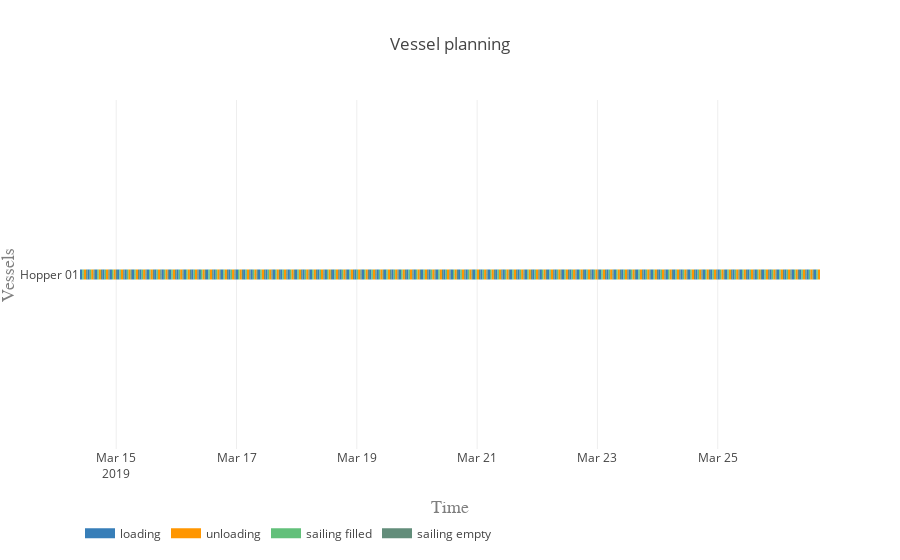

Notebook source saved alongside this figure:
### Markdown cell above
#### Vessel planning

### Code cell
vessels = [hopper]

activities = ['loading', 'unloading', 'sailing filled', 'sailing empty']
colors = {0:'rgb(55,126,184)', 1:'rgb(255,150,0)', 2:'rgb(98, 192, 122)', 3:'rgb(98, 141, 122)'}

plot.vessel_planning(vessels, activities, colors)

### Figure 1 — Plotly figure (JSON) as saved in the notebook; plotly's stock layout.template omitted (floating-point values rounded to 4 significant figures; data arrays with more than 128 entries replaced by an {"elided": "..."} marker saying what was removed)
{"data": [{"connectgaps": false, "hoverinfo": "y+name", "line": {"color": "rgb(55,126,184)", "width": 10}, "mode": "lines", "name": "loading", "type": "scatter", "uid": "92edba76-cd58-441f-9772-8616f57560ca", "x": {"elided": "500 str values"}, "y": {"elided": "500 str values"}}, {"connectgaps": false, "hoverinfo": "y+name", "line": {"color": "rgb(255,150,0)", "width": 10}, "mode": "lines", "name": "unloading", "type": "scatter", "uid": "e78e8686-dbc1-49f2-aa85-8cea9f37aa0a", "x": {"elided": "500 str values"}, "y": {"elided": "500 str values"}}, {"connectgaps": false, "hoverinfo": "y+name", "line": {"color": "rgb(98, 192, 122)", "width": 10}, "mode": "lines", "name": "sailing filled", "type": "scatter", "uid": "eef756f4-1494-48a2-8e4b-93338792f4d3", "x": {"elided": "500 str values"}, "y": {"elided": "500 str values"}}, {"connectgaps": false, "hoverinfo": "y+name", "line": {"color": "rgb(98, 141, 122)", "width": 10}, "mode": "lines", "name": "sailing empty", "type": "scatter", "uid": "502ed99e-da0a-4990-af37-e3c3d0e35b4c", "x": {"elided": "495 str values"}, "y": {"elided": "495 str values"}}], "layout": {"hovermode": "closest", "legend": {"orientation": "h", "x": 0, "y": -0.2}, "title": "Vessel planning", "xaxis": {"range": ["2019-03-14 09:33:11", "2019-03-26 16:47:33.511561"], "title": "Time", "titlefont": {"color": "#7f7f7f", "family": "Courier New, monospace", "size": 18}}, "yaxis": {"title": "Vessels", "titlefont": {"color": "#7f7f7f", "family": "Courier New, monospace", "size": 18}}}}
